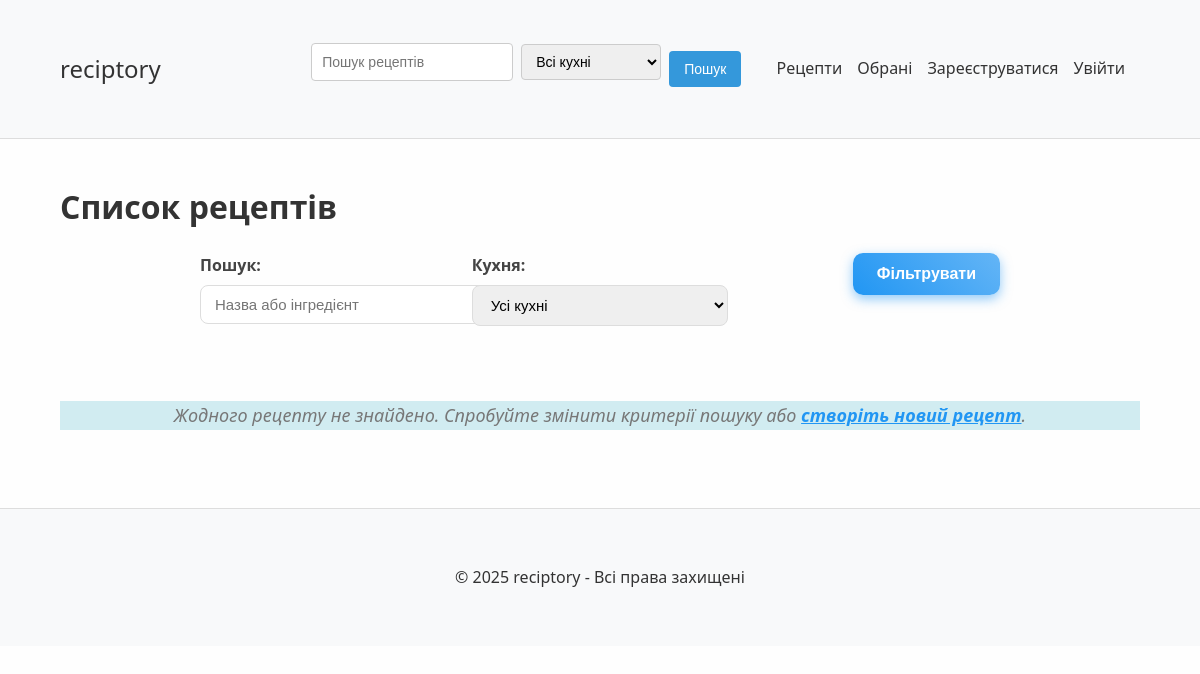
Before: /recipes/ with the older database file.
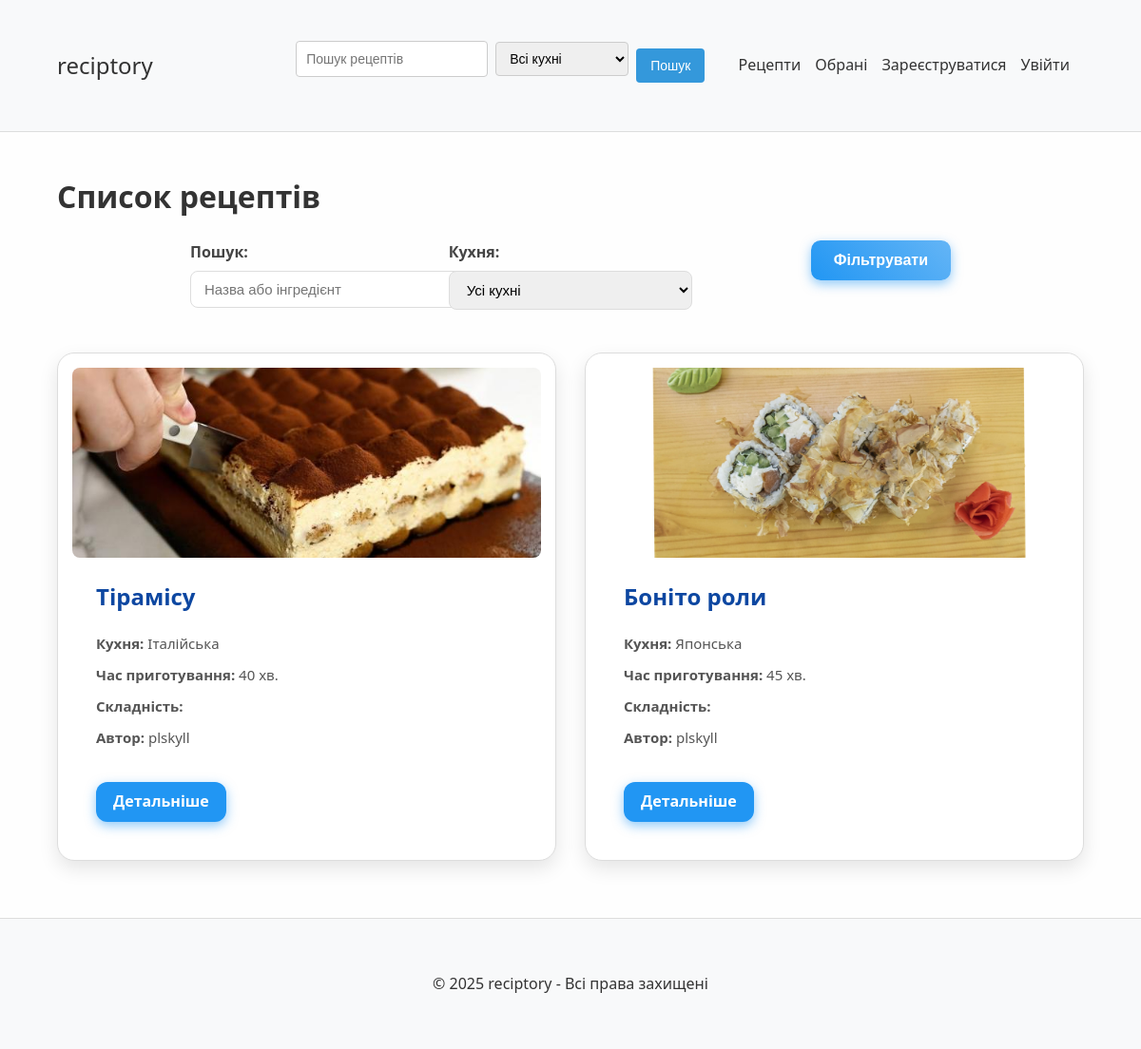
After: the same page with the newer database file.
### polls/models.py (models this page shows, shortened)
class Recipe(models.Model):
    CUISINE_CHOICES = [
        ('ukrainian', 'Українська'),
        ('italian', 'Італійська'),
        ('french', 'Французька'),
        ('indian', 'Індійська'),
        ('chinese', 'Китайська'),
        ('japanese', 'Японська'),
        ('american', 'Американська'),
        ('mexican', 'Мексиканська'),
        ('thai', 'Тайська'),
        ('other', 'Інша'),
    ]
    title = models.CharField(max_length=200, verbose_name="Назва")
    ingredients = models.TextField(verbose_name="Інгредієнти")
    instructions = models.TextField(verbose_name="Інструкції")
    cooking_time = models.PositiveIntegerField(verbose_name="Час приготування (хв)")
    cuisine = models.CharField(max_length=20, choices=CUISINE_CHOICES, default='ukrainian', verbose_name="Кухня")
    author = models.ForeignKey(User, on_delete=models.CASCADE, related_name='recipes', verbose_name="Автор")
    created_at = models.DateTimeField(auto_now_add=True, verbose_name="Створено")
    updated_at = models.DateTimeField(auto_now=True, verbose_name="Оновлено")
    image = models.ImageField(upload_to='recipes/', null=True, blank=True, verbose_name="Зображення")
    class Meta:
        verbose_name = "Рецепт"
        verbose_name_plural = "Рецепти"
        ordering = ['-created_at']

### polls/views.py (the view)
# urls.py: path('recipes/', views.recipe_list, name='recipe_list'),
def recipe_list(request):
    cuisines = [{'id': choice[0], 'name': choice[1]} for choice in Recipe.CUISINE_CHOICES]
    form = RecipeSearchForm(request.GET)
    recipes = Recipe.objects.all()
    if form.is_valid():
        cuisine = form.cleaned_data.get('cuisine')
        query = form.cleaned_data.get('query')
        if cuisine:
            recipes = recipes.filter(cuisine=cuisine)
        if query:
            recipes = recipes.filter(
                Q(title__icontains=query) |
                Q(ingredients__icontains=query)
            )
    user_favorites = []
    if request.user.is_authenticated:
        user_favorites = Recipe.objects.filter(favorited_by__user=request.user)
    context = {
        'form': form,
        'recipes': recipes,
        'cuisines': cuisines,  # передаємо сформований список кухонь
        'user_favorites': user_favorites,
    }
    return render(request, 'recipe_list.html', context)

### polls/forms.py
class RecipeSearchForm(forms.Form):
    cuisine = forms.ChoiceField(
        choices=[('', 'Всі кухні')] + Recipe.CUISINE_CHOICES,
        required=False,
        label='Кухня'
    )
    query = forms.CharField(
        required=False,
        label='Пошук',
        widget=forms.TextInput(attrs={'placeholder': 'Пошук за назвою або інгредієнтами'})
    )

### polls/templates/recipe_list.html (shortened to what this page needs)
{% extends "base.html" %}
{% block content %}
<h1>Список рецептів</h1>
<div class="filters">
    <form method="get" action="{% url 'polls:recipe_list' %}">
        <div class="filters-row">
            <div class="filter-item">
                <label for="search">Пошук:</label>
                <input type="text" id="search" name="query" placeholder="Назва або інгредієнт" value="{{ request.GET.query }}">
            </div>
            <div class="filter-item">
                <label for="cuisine">Кухня:</label>
                <select id="cuisine" name="cuisine">
                    <option value="">Усі кухні</option>
                </select>
            </div>
            <div class="filter-item filter-button">
                <button type="submit">Фільтрувати</button>
            </div>
        </div>
    </form>
</div>
{% if recipes %}
<div class="recipe-grid">
{% for recipe in recipes %}
<div class="recipe-card" data-href="{% url 'polls:recipe_detail' recipe.id %}">
{% if recipe.image %}
<div class="recipe-photo" style="background-image: url('{{ recipe.image.url }}');"></div>
{% else %}
<div class="recipe-photo placeholder">Фото відсутнє</div>
{% endif %}
            <div class="recipe-content">
                <h3><a href="{% url 'polls:recipe_detail' recipe.id %}">{{ recipe.title }}</a></h3>
                <p><strong>Кухня:</strong> {{ recipe.get_cuisine_display }}</p>
                <p><strong>Час приготування:</strong> {{ recipe.cooking_time }} хв.</p>
                <p><strong>Складність:</strong>
                </p>
                <p><strong>Автор:</strong> {{ recipe.author.username }}</p>
                <div class="recipe-actions">
                    <a href="{% url 'polls:recipe_detail' recipe.id %}" class="details-link">Детальніше</a>
                </div>
            </div>
        </div>
    {% endfor %}
</div>
{% else %}
<p class="info">Жодного рецепту не знайдено. Спробуйте змінити критерії пошуку або <a href="{% url 'polls:recipe_create' %}">створіть новий рецепт</a>.</p>
{% endif %}
{% endblock %}

Changed rows visible on the page:
added Recipe: image (placeholder picture), title "Тірамісу", cuisine "Італійська", cooking_time "40", author.username "plskyll"
added Recipe: image (picture), title "Боніто роли", cuisine "Японська", cooking_time "45", author.username "plskyll"
Other visible differences:
text no longer shown: "Жодного рецепту не знайдено. Спробуйте змінити критерії пошуку або створіть новий рецепт ."
